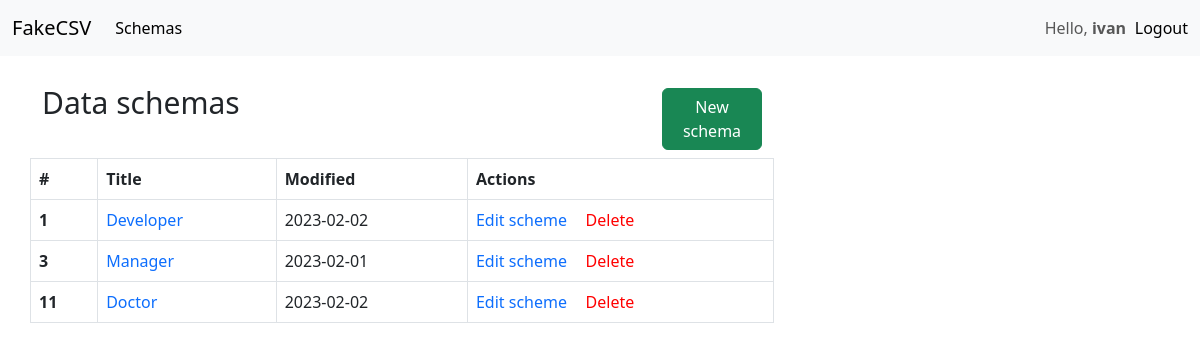
Screenshot of / (signed in) with the database file from the repository.
### user_app/models.py (models this page shows, shortened)
class Schema(models.Model):
    COLUMN_SEPARATOR = [
        (',', 'Comma'),
        (';', 'Semicolon')
    ]
    STRING_CHARACTER = [
        ('\"', 'Double-quote'),
        ('\'', 'Quote')
    ]
    user = models.ForeignKey(User, on_delete=models.CASCADE, related_name='user', null=True, verbose_name='User')
    name = models.CharField(max_length=25, verbose_name='Name')
    column_separator = models.CharField(max_length=1, choices=COLUMN_SEPARATOR, verbose_name='Column separator')
    string_character = models.CharField(max_length=1, choices=STRING_CHARACTER, verbose_name='String character')
    modified = models.DateTimeField(auto_now=True, verbose_name='Modified')
    class Meta:
        ordering = ('id', )

### user_app/views.py (the view)
# urls.py: path('', SchemasView.as_view(), name='schemas'),
class SchemasView(LoginRequiredMixin, ListView):
    login_url = '/login/'
    template_name = 'schemas.html'
    context_object_name = 'schemas'
    allow_empty = True
    def get_queryset(self):
        return Schema.objects.all()
    def get_context_data(self, **kwargs):
        context = super().get_context_data(**kwargs)
        return context

### user_app/templates/schemas.html (shortened to what this page needs)
{% extends 'base_user_app.html' %}
{% block content %}
    <div class="container">
        <div class="row mt-4 col-lg-8">
            <p class="col-sm-10 title">
                Data schemas
            </p>
            <div class="col-sm-2 pt-2">
            <a href="{% url 'user_app:new_schema' %}" class="btn btn-success">New schema</a>
            </div>
        </div>
        <div class="row pt-2 col-lg-8">
            <table class="table table-bordered">
                <thead>
                    <tr>
                      <th scope="col-lg-3">#</th>
                      <th scope="col-lg-3">Title</th>
                      <th scope="col-lg-3">Modified</th>
                      <th scope="col-lg-3">Actions</th>
                    </tr>
                  </thead>
                  <tbody>
                    {% for schema in schemas %}
                    <tr>
                      <th scope="row">{{ schema.id }}</th>
                      <td>
                        <a href="{% url 'user_app:scheme' pk=schema.pk %}">
                          {{ schema.name }}
                        </a>
                      </td>
                      <td>{{ schema.modified|date:'Y-m-d' }}</td>
                      <td>
                        <a href="{% url 'user_app:update_schema' pk=schema.pk %}" class="">Edit scheme</a>
                        <a href="{% url 'user_app:delete_schema' pk=schema.pk %}" class="delete_link">Delete</a>
                    </td>
                    </tr>
                    {% endfor %}
                  </tbody>
            </table>
        </div>
    </div>
{% endblock %}

### templates/inc/_nav.html (shortened to what this page needs)
<nav class="navbar navbar-expand-lg bg-body-tertiary">
    <div class="container-fluid">
      <a class="navbar-brand" href="#">FakeCSV</a>
      <div class="collapse navbar-collapse" id="navbarSupportedContent">
        <ul class="navbar-nav me-auto mb-2 mb-lg-0">
          <li class="nav-item">
            <a class="nav-link active" aria-current="page" href="{% url 'user_app:schemas' %}">Schemas</a>
          </li>
        </ul>
        <span class="navbar-text col-lg-1">
            Hello, <b>{{ user.username }}</b>
        </span>
        <span class="navbar-text">
            <a href="{% url 'logout' %}">Logout</a>
        </span>
      </div>
    </div>
  </nav>

### static/css/style.css (style rules this page uses)
a { text-decoration: none; }
.title { font-size: 30px; }
.delete_link { color: red; margin-left: 5%; }

### rows the page displays
Schema: id "1", name "Developer", modified "2023-02-02"
Schema: id "3", name "Manager", modified "2023-02-01"
Schema: id "11", name "Doctor", modified "2023-02-02"

### other values shown
{{ user.username }} "ivan"
